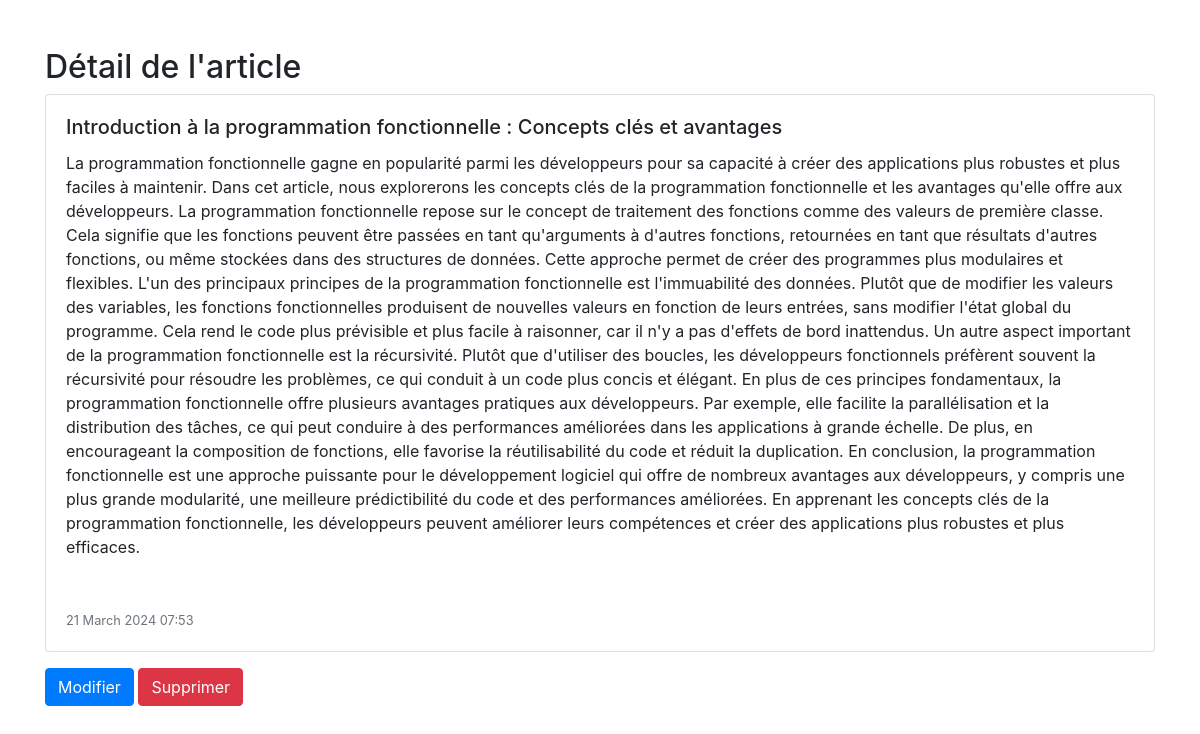
/Views/read.html.php?id=45, run on the app's committed database.
### tables this page shows
CREATE TABLE `articles` (
  `id` int(11) NOT NULL,
  `titre` varchar(225) NOT NULL,
  `contenu` text NOT NULL,
  `date_publication` datetime NOT NULL
);

### Models/Articles.php (called while the page is built, shortened)
<?php
    class Articles {
        public static function findOne($id){
            try {
                $pdo = self::conn();
                $req = $pdo->query("SELECT titre, contenu, date_publication FROM articles WHERE id = $id");
                $row = $req->fetch();
                return $row;
            }catch(PDOException $e){
                echo $e;
            }
        }
        private static function conn(){
            try{
                $pdo = new PDO("mysql:host=localhost;dbname=wyMeeTest", "root", "");
                $pdo->setAttribute(PDO::ATTR_ERRMODE, PDO::ERRMODE_EXCEPTION);
                return $pdo;
            }catch(PDOException $e){
                echo "". $e->getMessage();
            }
        }
    }

### Views/read.html.php (the view, shortened to what this page needs)
<!DOCTYPE html>
<html lang="en">
<head>
  <link rel="stylesheet" href="https://stackpath.bootstrapcdn.com/bootstrap/4.5.2/css/bootstrap.min.css">
</head>
<body>
  <div class='container mt-5'>
      <h2>Détail de l'article</h2>
      <?php
        if(isset($_GET['id']) && !empty($_GET['id'])){
        require_once("../Models/Articles.php");
        $id = $_GET['id'];
        $res = Articles::findOne($id);
        $titre = $res['titre'];
        $contenu = $res['contenu'];
        $date = $res['date_publication'];
        $date = strtotime($date);
        $date = date("d F Y H:i", $date);
        echo "<div class='card'>
                  <div class='card-body'>
                    <h5 class='card-title'>".$titre."</h5>
                    <div class='card-text'>".$contenu."</div>
                    <p class='card-text mt-5'><small class='text-muted'>".$date."</small></p>
                  </div>
                </div>
                <div class='mb-5'>
                <a href='update.html.php?id=".$id."' class='btn btn-primary mt-3'>Modifier</a>
                <a href='delete.html.php?id=$id' class='btn btn-danger mt-3'>Supprimer</a>
                </div>
              </div>";
        }
      ?>
</body>
</html>

### data on the page
articles: titre "Introduction à la programmation fonctionnelle : Concepts clés et avantages", contenu "La programmation fonctionnelle gagne en popularité parmi les développeurs pour sa capacité à créer des applications plus robustes et plus faciles à maintenir. Dans cet article, nous explorerons les concepts clés de la programmation fonctionnelle et les avantages qu'elle offre aux développeurs. La programmation fonctionnelle repose sur le concept de traitement des fonctions comme des valeurs de première classe. Cela signifie que les fonctions peuvent être passées en tant qu'arguments à d'autres fonctions, retournées en tant que résultats d'autres fonctions, ou même stockées dans des structures de données. Cette approche permet de créer des programmes plus modulaires et flexibles. L'un des…", date_publication "21 March 2024 07:53"
